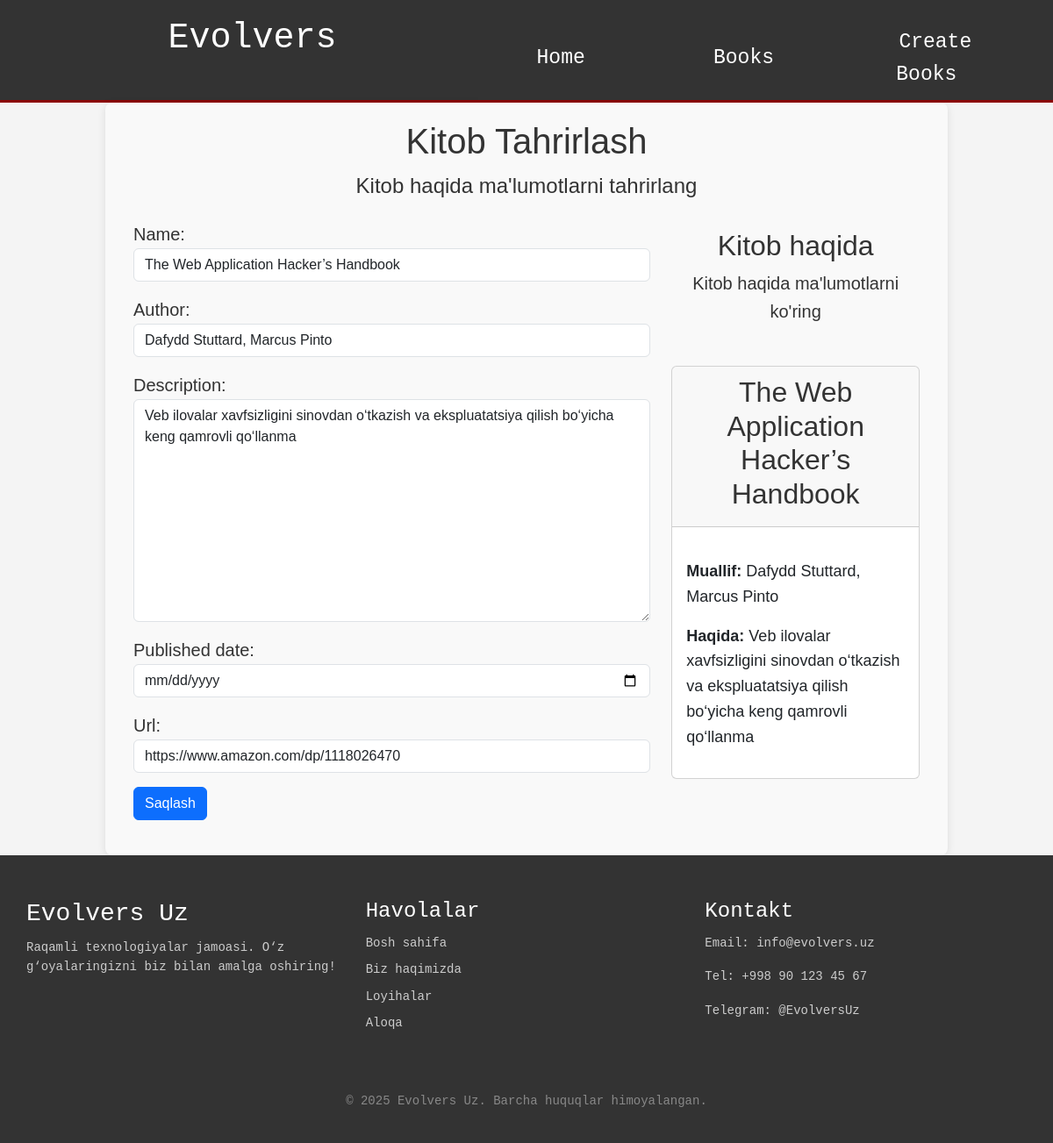
Screenshot of /book/3/edit/ with the database file from the repository.
### book/models.py (models this page shows, shortened)
class Book(models.Model):
    name=models.CharField(max_length=100)
    author=models.CharField(max_length=100)
    description=models.TextField()
    published_date = models.DateField(null=True, blank=True)
    url=models.URLField(blank=True)

### book/views.py (the view)
# urls.py: path('book/<int:id>/edit/',edit_book,name='edit_book'),
def edit_book(request, id):
    book=get_object_or_404(Book, id=id)
    if request.method=="POST":
        form=BookForm(request.POST,instance=book)
        if form.is_valid():
            form.save()
            return render(request,'book/book_detail.html',{'book':book})
    else:
        form=BookForm(instance=book)
    return render(request,'book/edit_book.html',{'form':form,'book':book})

### book/forms.py
class BookForm(forms.ModelForm):
    class Meta:
        model=Book
        fields=['name','author','description','published_date','url']
        widgets={
            'name':forms.TextInput(attrs={'class':'form-control'}),
            'author':forms.TextInput(attrs={'class':'form-control'}),
            'description':forms.Textarea(attrs={'class':'form-control'}),
            'published_date':forms.DateInput(attrs={'class':'form-control','type':'date'}),
            'url':forms.URLInput(attrs={'class':'form-control'})
        }

### templates/book/edit_book.html (shortened to what this page needs)
{% extends './base.html'%}
{% load static %}
{%block content %}
<link rel="stylesheet" href="{% static 'css/editbook.css' %}">
<div class="editbooks">
    <div class="container">
        <div class="headerediting">
            <h1>Kitob Tahrirlash</h1>
            <p>Kitob haqida ma'lumotlarni tahrirlang</p>
        </div>
        <div class="row">
            <div class="col-8 formedit">
                <form method="post">
                    {{ form.as_p }}
                    <button type="submit" class="btn btn-primary">Saqlash</button>
                </form>
            </div>
            <div class="col-4 aboutbook">
                <div class="card-header">
                    <h2>Kitob haqida</h2>
                    <p>Kitob haqida ma'lumotlarni ko'ring</p>
                </div>
                <div class="card">
                    <div class="card-header">
                        <h2>{{book.name}}</h2>
                    </div>
                    <div class="card-body">
                        <p><strong>Muallif:</strong> {{ book.author }}</p>
                        <p><strong>Haqida:</strong> {{ book.description }}</p>
                    </div>
                </div>
            </div>
        </div>
    </div>
</div>
{% endblock content %}

### static/css/styles.css (style rules this page uses)
body { margin: 0; padding: 0; font-family:'Courier New', Courier, monospace; background-color: #f4f4f4; color: #333; line-height: 1.6; }

### static/css/editbook.css (style rules this page uses)
.editbooks { margin: 0 auto; padding: 20px; width: 80%; background-color: #f9f9f9; border-radius: 8px; box-shadow: 0 2px 10px rgba(0, 0, 0, 0.1); font-family: Arial, sans-serif; font-size: 16px; color: #333; }
.headerediting { text-align: center; font-size: 24px; margin-bottom: 20px; border-radius: 25px; }
.formedit { display: flex; flex-direction: column; gap: 15px; margin-bottom: 20px; font-size: 20px; }
.aboutbook { margin-bottom: 20px; font-size: 18px; color: #555; }
.card-header { color: #333; font-size: 20px; padding: 10px; border-radius: 5px; text-align: center; margin-bottom: 20px; }

### rows the page displays
Book: name "The Web Application Hacker’s Handbook", author "Dafydd Stuttard, Marcus Pinto", description "Veb ilovalar xavfsizligini sinovdan o‘tkazish va ekspluatatsiya qilish bo‘yicha keng qamrovli qo‘llanma", url "https://www.amazon.com/dp/1118026470"
